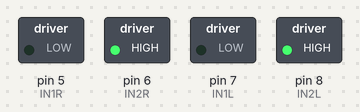
The sketch below on a simulated Arduino Uno, built with avr-gcc and run on an emulated ATmega328P. Shown: switched loads named in the sketch (green lamp = pin HIGH).

Above: at 0.1 s.
Timing chart, 0 to 1.6 s (numbered marks = the images above):
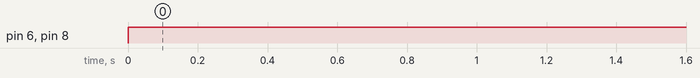

Measured:
- by itself, pin 6 (IN2R), pin 8 (IN2L): LOW → HIGH at 0.00 s

The sketch:

straight-motor.ino
```cpp
#define IN1R 5
#define IN2R 6
#define IN1L 7
#define IN2L 8

void setup() {
  pinMode(IN1R,OUTPUT);
  pinMode(IN2R,OUTPUT);
  pinMode(IN1L,OUTPUT);
  pinMode(IN2L,OUTPUT);
}

void loop() {
  digitalWrite(IN1R,LOW);
  digitalWrite(IN2R,HIGH);
  digitalWrite(IN1L,LOW);
  digitalWrite(IN2L,HIGH);

}
```
